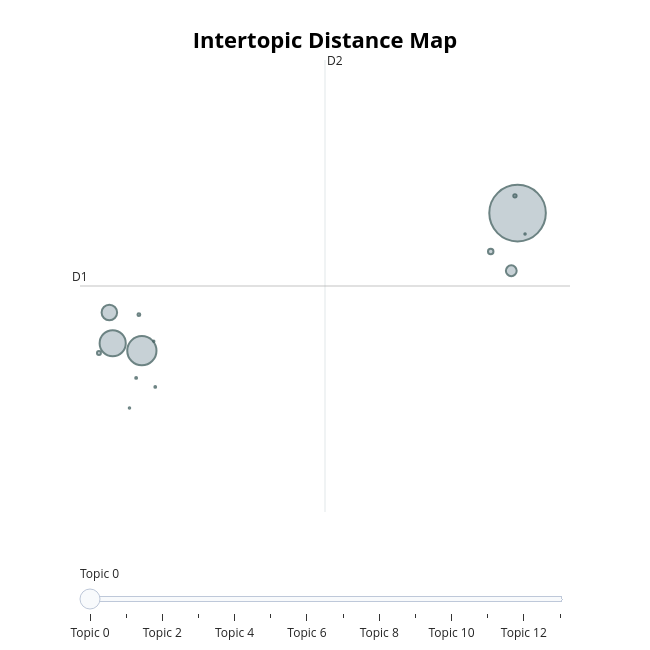
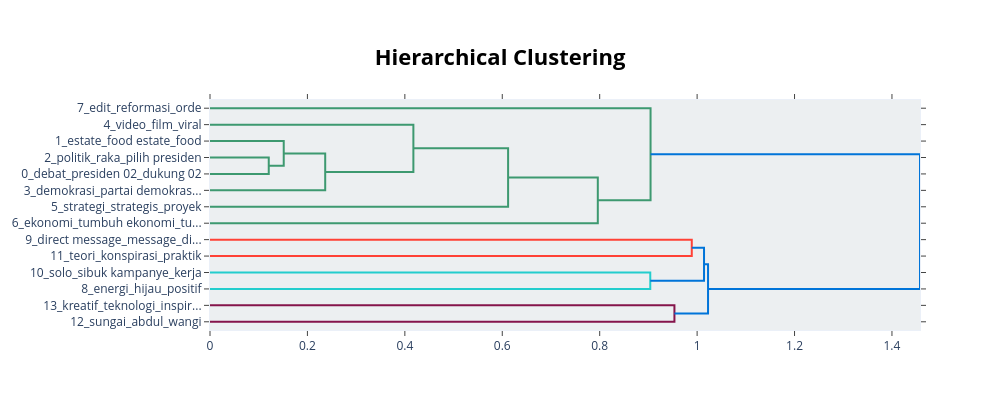
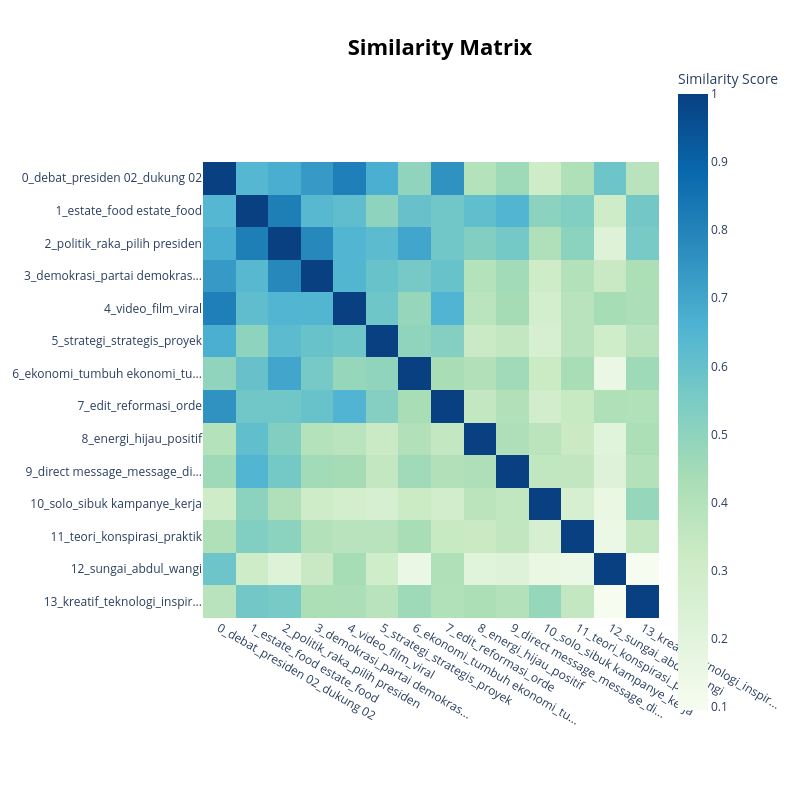

Write notebook code for charts like these, in order.
### Code cell
# Get the improved topic information
topic_info = topic_model.get_topic_info()
print("\nImproved Topic Information:")
print(topic_info.head(10))

# Print topics with their new labels
print("\nTopik Pembicaraan Masyarakat terhadap Pasangan Prabowo-Gibran:")
for index, row in topic_info.iterrows():
    if row["Topic"] != -1:  # Skip outlier topic
        topic_id = row["Topic"]
        words = [word[0] for word in topic_model.get_topic(topic_id)[:8]]
        print(f"Theme: {row['Name']}")
        print(f"Keywords: {', '.join(words)}")
        print(f"Document count: {row['Count']}")
        print("-" * 50)

# Create a topic distribution visualization
plt.figure(figsize=(12, 6))
topic_counts = topic_info[topic_info["Topic"] != -1]["Count"]
topic_names = [label for topic, label in topic_labels.items() if topic != -1][:len(topic_counts)]

# Plot with better color scheme
bars = plt.bar(topic_names, topic_counts, color=plt.cm.viridis(np.linspace(0, 1, len(topic_counts))))

# Add count labels on top of bars
for bar in bars:
    height = bar.get_height()
    plt.text(bar.get_x() + bar.get_width()/2., height + 0.5,
            f'{int(height)}', ha='center', va='bottom', fontweight='bold')

plt.xticks(rotation=45, ha="right")
plt.title("Distribusi Topik Pembicaraan Masyarakat Terhadap Pasangan Prabowo-Gibran", fontsize=14, fontweight='bold')
plt.xlabel("Topik Pembicaraan", fontsize=12)
plt.ylabel("Number of Tweets", fontsize=12)
plt.tight_layout()
plt.grid(axis='y', linestyle='--', alpha=0.7)
plt.show()

# Display interactive visualizations
intertopic_map = topic_model.visualize_topics()
display(intertopic_map)

# Create hierarchical clustering visualization
hierarchy = topic_model.visualize_hierarchy()
display(hierarchy)

# Create heatmap of topic similarities
heatmap = topic_model.visualize_heatmap()
display(heatmap)

# Create word clouds for top 3 topics
plt.figure(figsize=(15, 10))
for i, topic_id in enumerate(topic_info[topic_info['Topic'] != -1]['Topic'][:3]):
    plt.subplot(1, 3, i+1)
    
    # Get topic words and weights
    words = dict(topic_model.get_topic(topic_id)[:15])
    
    # Create and display wordcloud
    wordcloud = WordCloud(width=400, height=400, background_color='white', 
                          colormap='viridis', max_words=50).generate_from_frequencies(words)
    
    plt.imshow(wordcloud, interpolation='bilinear')
    plt.title(f"Topic: {topic_labels[topic_id]}", fontsize=12)
    plt.axis('off')

plt.tight_layout()
plt.show()

### Figure 1 — Plotly figure (JSON) as saved in the notebook; plotly's stock layout.template omitted (floating-point values rounded to 4 significant figures)
{"data": [{"customdata": [[0, "debat | presiden 02 | dukung 02 | calon 02 | pasang calon 02", 34365], [1, "estate | food estate | food | kerja | menang", 9181], [2, "politik | raka | pilih presiden | polisi | wakil presiden", 7353], [3, "demokrasi | partai demokrasi | suara | juang | demokrat", 2592], [4, "video | film | viral | lihat video | televisi", 1252], [5, "strategi | strategis | proyek | pakai | anggar", 319], [6, "ekonomi | tumbuh ekonomi | tumbuh | ekonomi rakyat | cipta", 165], [7, "edit | reformasi | orde | cape | juang reformasi", 117], [8, "energi | hijau | positif | inspirasi | semangat", 85], [9, "direct message | message | direct | online | ojek online", 37], [10, "solo | sibuk kampanye | kerja | inspiratif | dedikasi", 33], [11, "teori | konspirasi | praktik | handal | korea pop", 26], [12, "sungai | abdul | wangi | jorok | sultan", 24], [13, "kreatif | teknologi | inspirasi | sentuh | terobos", 17]], "hovertemplate": "<b>Topic %{customdata[0]}</b><br>%{customdata[1]}<br>Size: %{customdata[2]}", "legendgroup": "", "marker": {"color": "#B0BEC5", "line": {"color": "DarkSlateGrey", "width": 2}, "size": [34365, 9181, 7353, 2592, 1252, 319, 165, 117, 85, 37, 33, 26, 24, 17], "sizemode": "area", "sizeref": 21.48, "symbol": "circle"}, "mode": "markers", "name": "", "orientation": "v", "showlegend": false, "type": "scatter", "x": [10.15, -2.897, -3.911, -4.027, 9.931, 9.217, -4.388, 10.06, -3.001, -3.097, -2.433, -3.328, 10.41, -2.482], "xaxis": "x", "y": [12.66, 10.7, 10.8, 11.24, 11.84, 12.11, 10.66, 12.9, 11.21, 10.31, 10.18, 9.879, 12.36, 10.83], "yaxis": "y"}], "layout": {"annotations": [{"showarrow": false, "text": "D1", "x": -5.046, "y": 11.62, "yshift": 10}, {"showarrow": false, "text": "D2", "x": 3.462, "xshift": 10, "y": 14.84}], "height": 650, "hoverlabel": {"bgcolor": "white", "font": {"family": "Rockwell", "size": 16}}, "legend": {"itemsizing": "constant", "tracegroupgap": 0}, "margin": {"t": 60}, "shapes": [{"line": {"color": "#CFD8DC", "width": 2}, "type": "line", "x0": 3.462, "x1": 3.462, "y0": 8.397, "y1": 14.84}, {"line": {"color": "#9E9E9E", "width": 2}, "type": "line", "x0": -5.046, "x1": 11.97, "y0": 11.62, "y1": 11.62}], "sliders": [{"active": 0, "pad": {"t": 50}, "steps": [{"args": [{"marker.color": [["red", "#B0BEC5", "#B0BEC5", "#B0BEC5", "#B0BEC5", "#B0BEC5", "#B0BEC5", "#B0BEC5", "#B0BEC5", "#B0BEC5", "#B0BEC5", "#B0BEC5", "#B0BEC5", "#B0BEC5"]]}], "label": "Topic 0", "method": "update"}, {"args": [{"marker.color": [["#B0BEC5", "red", "#B0BEC5", "#B0BEC5", "#B0BEC5", "#B0BEC5", "#B0BEC5", "#B0BEC5", "#B0BEC5", "#B0BEC5", "#B0BEC5", "#B0BEC5", "#B0BEC5", "#B0BEC5"]]}], "label": "Topic 1", "method": "update"}, {"args": [{"marker.color": [["#B0BEC5", "#B0BEC5", "red", "#B0BEC5", "#B0BEC5", "#B0BEC5", "#B0BEC5", "#B0BEC5", "#B0BEC5", "#B0BEC5", "#B0BEC5", "#B0BEC5", "#B0BEC5", "#B0BEC5"]]}], "label": "Topic 2", "method": "update"}, {"args": [{"marker.color": [["#B0BEC5", "#B0BEC5", "#B0BEC5", "red", "#B0BEC5", "#B0BEC5", "#B0BEC5", "#B0BEC5", "#B0BEC5", "#B0BEC5", "#B0BEC5", "#B0BEC5", "#B0BEC5", "#B0BEC5"]]}], "label": "Topic 3", "method": "update"}, {"args": [{"marker.color": [["#B0BEC5", "#B0BEC5", "#B0BEC5", "#B0BEC5", "red", "#B0BEC5", "#B0BEC5", "#B0BEC5", "#B0BEC5", "#B0BEC5", "#B0BEC5", "#B0BEC5", "#B0BEC5", "#B0BEC5"]]}], "label": "Topic 4", "method": "update"}, {"args": [{"marker.color": [["#B0BEC5", "#B0BEC5", "#B0BEC5", "#B0BEC5", "#B0BEC5", "red", "#B0BEC5", "#B0BEC5", "#B0BEC5", "#B0BEC5", "#B0BEC5", "#B0BEC5", "#B0BEC5", "#B0BEC5"]]}], "label": "Topic 5", "method": "update"}, {"args": [{"marker.color": [["#B0BEC5", "#B0BEC5", "#B0BEC5", "#B0BEC5", "#B0BEC5", "#B0BEC5", "red", "#B0BEC5", "#B0BEC5", "#B0BEC5", "#B0BEC5", "#B0BEC5", "#B0BEC5", "#B0BEC5"]]}], "label": "Topic 6", "method": "update"}, {"args": [{"marker.color": [["#B0BEC5", "#B0BEC5", "#B0BEC5", "#B0BEC5", "#B0BEC5", "#B0BEC5", "#B0BEC5", "red", "#B0BEC5", "#B0BEC5", "#B0BEC5", "#B0BEC5", "#B0BEC5", "#B0BEC5"]]}], "label": "Topic 7", "method": "update"}, {"args": [{"marker.color": [["#B0BEC5", "#B0BEC5", "#B0BEC5", "#B0BEC5", "#B0BEC5", "#B0BEC5", "#B0BEC5", "#B0BEC5", "red", "#B0BEC5", "#B0BEC5", "#B0BEC5", "#B0BEC5", "#B0BEC5"]]}], "label": "Topic 8", "method": "update"}, {"args": [{"marker.color": [["#B0BEC5", "#B0BEC5", "#B0BEC5", "#B0BEC5", "#B0BEC5", "#B0BEC5", "#B0BEC5", "#B0BEC5", "#B0BEC5", "red", "#B0BEC5", "#B0BEC5", "#B0BEC5", "#B0BEC5"]]}], "label": "Topic 9", "method": "update"}, {"args": [{"marker.color": [["#B0BEC5", "#B0BEC5", "#B0BEC5", "#B0BEC5", "#B0BEC5", "#B0BEC5", "#B0BEC5", "#B0BEC5", "#B0BEC5", "#B0BEC5", "red", "#B0BEC5", "#B0BEC5", "#B0BEC5"]]}], "label": "Topic 10", "method": "update"}, {"args": [{"marker.color": [["#B0BEC5", "#B0BEC5", "#B0BEC5", "#B0BEC5", "#B0BEC5", "#B0BEC5", "#B0BEC5", "#B0BEC5", "#B0BEC5", "#B0BEC5", "#B0BEC5", "red", "#B0BEC5", "#B0BEC5"]]}], "label": "Topic 11", "method": "update"}, {"args": [{"marker.color": [["#B0BEC5", "#B0BEC5", "#B0BEC5", "#B0BEC5", "#B0BEC5", "#B0BEC5", "#B0BEC5", "#B0BEC5", "#B0BEC5", "#B0BEC5", "#B0BEC5", "#B0BEC5", "red", "#B0BEC5"]]}], "label": "Topic 12", "method": "update"}, {"args": [{"marker.color": [["#B0BEC5", "#B0BEC5", "#B0BEC5", "#B0BEC5", "#B0BEC5", "#B0BEC5", "#B0BEC5", "#B0BEC5", "#B0BEC5", "#B0BEC5", "#B0BEC5", "#B0BEC5", "#B0BEC5", "red"]]}], "label": "Topic 13", "method": "update"}]}], "title": {"font": {"color": "Black", "size": 22}, "text": "<b>Intertopic Distance Map</b>", "x": 0.5, "xanchor": "center", "y": 0.95, "yanchor": "top"}, "width": 650, "xaxis": {"anchor": "y", "domain": [0, 1], "range": [-5.046, 11.97], "title": {"text": ""}, "visible": false}, "yaxis": {"anchor": "x", "domain": [0, 1], "range": [8.397, 14.84], "title": {"text": ""}, "visible": false}}}

### Figure 2 — Plotly figure (JSON) as saved in the notebook; plotly's stock layout.template omitted (floating-point values rounded to 4 significant figures)
{"data": [{"hoverinfo": "text", "marker": {"color": "rgb(61,153,112)"}, "mode": "lines", "type": "scatter", "x": [0.0, 0.1206, 0.1206, 0.0], "xaxis": "x", "y": [-35.0, -35.0, -45.0, -45.0], "yaxis": "y"}, {"hoverinfo": "text", "marker": {"color": "rgb(61,153,112)"}, "mode": "lines", "type": "scatter", "x": [0.0, 0.1514, 0.1514, 0.1206], "xaxis": "x", "y": [-25.0, -25.0, -40.0, -40.0], "yaxis": "y"}, {"hoverinfo": "text", "marker": {"color": "rgb(61,153,112)"}, "mode": "lines", "type": "scatter", "x": [0.1514, 0.2365, 0.2365, 0.0], "xaxis": "x", "y": [-32.5, -32.5, -55.0, -55.0], "yaxis": "y"}, {"hoverinfo": "text", "marker": {"color": "rgb(61,153,112)"}, "mode": "lines", "type": "scatter", "x": [0.0, 0.4175, 0.4175, 0.2365], "xaxis": "x", "y": [-15.0, -15.0, -43.75, -43.75], "yaxis": "y"}, {"hoverinfo": "text", "marker": {"color": "rgb(61,153,112)"}, "mode": "lines", "type": "scatter", "x": [0.4175, 0.612, 0.612, 0.0], "xaxis": "x", "y": [-29.38, -29.38, -65.0, -65.0], "yaxis": "y"}, {"hoverinfo": "text", "marker": {"color": "rgb(61,153,112)"}, "mode": "lines", "type": "scatter", "x": [0.612, 0.7961, 0.7961, 0.0], "xaxis": "x", "y": [-47.19, -47.19, -75.0, -75.0], "yaxis": "y"}, {"hoverinfo": "text", "marker": {"color": "rgb(61,153,112)"}, "mode": "lines", "type": "scatter", "x": [0.0, 0.9044, 0.9044, 0.7961], "xaxis": "x", "y": [-5.0, -5.0, -61.09, -61.09], "yaxis": "y"}, {"hoverinfo": "text", "marker": {"color": "rgb(255,65,54)"}, "mode": "lines", "type": "scatter", "x": [0.0, 0.989, 0.989, 0.0], "xaxis": "x", "y": [-85.0, -85.0, -95.0, -95.0], "yaxis": "y"}, {"hoverinfo": "text", "marker": {"color": "rgb(35,205,205)"}, "mode": "lines", "type": "scatter", "x": [0.0, 0.9038, 0.9038, 0.0], "xaxis": "x", "y": [-105.0, -105.0, -115.0, -115.0], "yaxis": "y"}, {"hoverinfo": "text", "marker": {"color": "rgb(0,116,217)"}, "mode": "lines", "type": "scatter", "x": [0.989, 1.014, 1.014, 0.9038], "xaxis": "x", "y": [-90.0, -90.0, -110.0, -110.0], "yaxis": "y"}, {"hoverinfo": "text", "marker": {"color": "rgb(133,20,75)"}, "mode": "lines", "type": "scatter", "x": [0.0, 0.9534, 0.9534, 0.0], "xaxis": "x", "y": [-125.0, -125.0, -135.0, -135.0], "yaxis": "y"}, {"hoverinfo": "text", "marker": {"color": "rgb(0,116,217)"}, "mode": "lines", "type": "scatter", "x": [1.014, 1.022, 1.022, 0.9534], "xaxis": "x", "y": [-100.0, -100.0, -130.0, -130.0], "yaxis": "y"}, {"hoverinfo": "text", "marker": {"color": "rgb(0,116,217)"}, "mode": "lines", "type": "scatter", "x": [0.9044, 1.458, 1.458, 1.022], "xaxis": "x", "y": [-33.05, -33.05, -115.0, -115.0], "yaxis": "y"}], "layout": {"autosize": false, "height": 410, "hoverlabel": {"bgcolor": "white", "font": {"family": "Rockwell", "size": 16}}, "hovermode": "closest", "plot_bgcolor": "#ECEFF1", "showlegend": false, "title": {"font": {"color": "Black", "size": 22}, "text": "<b>Hierarchical Clustering</b>", "x": 0.5, "xanchor": "center", "yanchor": "top"}, "width": 1000, "xaxis": {"mirror": "allticks", "rangemode": "tozero", "showgrid": false, "showline": true, "showticklabels": true, "ticks": "outside", "type": "linear", "zeroline": false}, "yaxis": {"mirror": "allticks", "range": [-140, 0], "rangemode": "tozero", "showgrid": false, "showline": true, "showticklabels": true, "tickmode": "array", "ticks": "outside", "ticktext": ["7_edit_reformasi_orde", "4_video_film_viral", "1_estate_food estate_food", "2_politik_raka_pilih presiden", "0_debat_presiden 02_dukung 02", "3_demokrasi_partai demokras...", "5_strategi_strategis_proyek", "6_ekonomi_tumbuh ekonomi_tu...", "9_direct message_message_di...", "11_teori_konspirasi_praktik", "10_solo_sibuk kampanye_kerja", "8_energi_hijau_positif", "13_kreatif_teknologi_inspir...", "12_sungai_abdul_wangi"], "tickvals": [-5, -15, -25, -35, -45, -55, -65, -75, -85, -95, -105, -115, -125, -135], "type": "linear", "zeroline": false}}}

### Figure 3 — Plotly figure (JSON) as saved in the notebook; plotly's stock layout.template omitted (floating-point values rounded to 4 significant figures; data arrays with more than 128 entries replaced by an {"elided": "..."} marker saying what was removed)
{"data": [{"coloraxis": "coloraxis", "hovertemplate": "x: %{x}<br>y: %{y}<br>Similarity Score: %{z}<extra></extra>", "name": "0", "type": "heatmap", "x": ["0_debat_presiden 02_dukung 02", "1_estate_food estate_food", "2_politik_raka_pilih presiden", "3_demokrasi_partai demokras...", "4_video_film_viral", "5_strategi_strategis_proyek", "6_ekonomi_tumbuh ekonomi_tu...", "7_edit_reformasi_orde", "8_energi_hijau_positif", "9_direct message_message_di...", "10_solo_sibuk kampanye_kerja", "11_teori_konspirasi_praktik", "12_sungai_abdul_wangi", "13_kreatif_teknologi_inspir..."], "xaxis": "x", "y": ["0_debat_presiden 02_dukung 02", "1_estate_food estate_food", "2_politik_raka_pilih presiden", "3_demokrasi_partai demokras...", "4_video_film_viral", "5_strategi_strategis_proyek", "6_ekonomi_tumbuh ekonomi_tu...", "7_edit_reformasi_orde", "8_energi_hijau_positif", "9_direct message_message_di...", "10_solo_sibuk kampanye_kerja", "11_teori_konspirasi_praktik", "12_sungai_abdul_wangi", "13_kreatif_teknologi_inspir..."], "yaxis": "y", "z": {"elided": "14x14 float values"}}], "layout": {"coloraxis": {"colorbar": {"title": {"text": "Similarity Score"}}, "colorscale": [[0, "rgb(247,252,240)"], [0.125, "rgb(224,243,219)"], [0.25, "rgb(204,235,197)"], [0.375, "rgb(168,221,181)"], [0.5, "rgb(123,204,196)"], [0.625, "rgb(78,179,211)"], [0.75, "rgb(43,140,190)"], [0.875, "rgb(8,104,172)"], [1, "rgb(8,64,129)"]]}, "height": 800, "hoverlabel": {"bgcolor": "white", "font": {"family": "Rockwell", "size": 16}}, "legend": {"title": {"text": "Trend"}}, "margin": {"t": 60}, "showlegend": true, "title": {"font": {"color": "Black", "size": 22}, "text": "<b>Similarity Matrix</b>", "x": 0.55, "xanchor": "center", "y": 0.95, "yanchor": "top"}, "width": 800, "xaxis": {"anchor": "y", "constrain": "domain", "domain": [0, 1], "scaleanchor": "y"}, "yaxis": {"anchor": "x", "autorange": "reversed", "constrain": "domain", "domain": [0, 1]}}}
